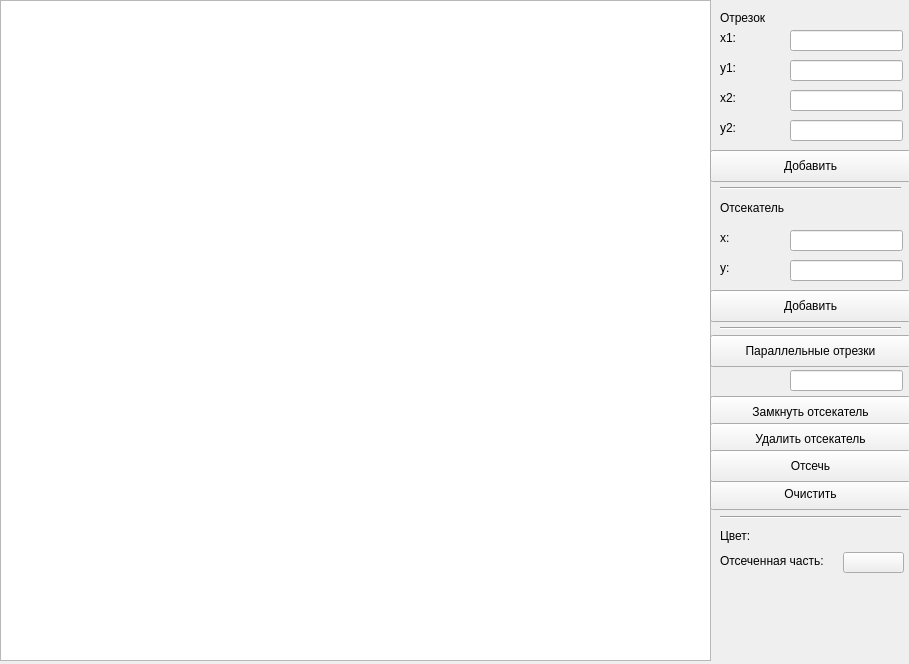
<?xml version="1.0" encoding="UTF-8"?>
<ui version="4.0">
 <class>MainWindow</class>
 <widget class="QMainWindow" name="MainWindow">
  <property name="geometry">
   <rect>
    <x>0</x>
    <y>0</y>
    <width>909</width>
    <height>664</height>
   </rect>
  </property>
  <property name="windowTitle">
   <string>Лабораторная работа №8 - Ильясов</string>
  </property>
  <widget class="QWidget" name="centralwidget">
   <widget class="QGraphicsView" name="canvas">
    <property name="geometry">
     <rect>
      <x>0</x>
      <y>0</y>
      <width>711</width>
      <height>661</height>
     </rect>
    </property>
   </widget>
   <widget class="QLabel" name="label">
    <property name="geometry">
     <rect>
      <x>720</x>
      <y>10</y>
      <width>60</width>
      <height>16</height>
     </rect>
    </property>
    <property name="text">
     <string>Отрезок</string>
    </property>
   </widget>
   <widget class="QLabel" name="label_2">
    <property name="geometry">
     <rect>
      <x>720</x>
      <y>200</y>
      <width>81</width>
      <height>16</height>
     </rect>
    </property>
    <property name="text">
     <string>Отсекатель</string>
    </property>
   </widget>
   <widget class="QLineEdit" name="x1_line">
    <property name="geometry">
     <rect>
      <x>790</x>
      <y>30</y>
      <width>113</width>
      <height>21</height>
     </rect>
    </property>
   </widget>
   <widget class="QLineEdit" name="y1_line">
    <property name="geometry">
     <rect>
      <x>790</x>
      <y>60</y>
      <width>113</width>
      <height>21</height>
     </rect>
    </property>
   </widget>
   <widget class="QLineEdit" name="x2_line">
    <property name="geometry">
     <rect>
      <x>790</x>
      <y>90</y>
      <width>113</width>
      <height>21</height>
     </rect>
    </property>
   </widget>
   <widget class="QLineEdit" name="y2_line">
    <property name="geometry">
     <rect>
      <x>790</x>
      <y>120</y>
      <width>113</width>
      <height>21</height>
     </rect>
    </property>
   </widget>
   <widget class="QLineEdit" name="x_cut">
    <property name="geometry">
     <rect>
      <x>790</x>
      <y>230</y>
      <width>113</width>
      <height>21</height>
     </rect>
    </property>
   </widget>
   <widget class="QLineEdit" name="y_cut">
    <property name="geometry">
     <rect>
      <x>790</x>
      <y>260</y>
      <width>113</width>
      <height>21</height>
     </rect>
    </property>
   </widget>
   <widget class="QLabel" name="label_3">
    <property name="geometry">
     <rect>
      <x>720</x>
      <y>30</y>
      <width>60</width>
      <height>16</height>
     </rect>
    </property>
    <property name="text">
     <string>x1:</string>
    </property>
   </widget>
   <widget class="QLabel" name="label_4">
    <property name="geometry">
     <rect>
      <x>720</x>
      <y>60</y>
      <width>60</width>
      <height>16</height>
     </rect>
    </property>
    <property name="text">
     <string>y1:</string>
    </property>
   </widget>
   <widget class="QLabel" name="label_5">
    <property name="geometry">
     <rect>
      <x>720</x>
      <y>90</y>
      <width>60</width>
      <height>16</height>
     </rect>
    </property>
    <property name="text">
     <string>x2:</string>
    </property>
   </widget>
   <widget class="QLabel" name="label_6">
    <property name="geometry">
     <rect>
      <x>720</x>
      <y>120</y>
      <width>60</width>
      <height>16</height>
     </rect>
    </property>
    <property name="text">
     <string>y2:</string>
    </property>
   </widget>
   <widget class="QLabel" name="label_7">
    <property name="geometry">
     <rect>
      <x>720</x>
      <y>230</y>
      <width>60</width>
      <height>16</height>
     </rect>
    </property>
    <property name="text">
     <string>x:</string>
    </property>
   </widget>
   <widget class="QLabel" name="label_8">
    <property name="geometry">
     <rect>
      <x>720</x>
      <y>260</y>
      <width>60</width>
      <height>16</height>
     </rect>
    </property>
    <property name="text">
     <string>y:</string>
    </property>
   </widget>
   <widget class="QPushButton" name="add_line_bt">
    <property name="geometry">
     <rect>
      <x>710</x>
      <y>150</y>
      <width>201</width>
      <height>32</height>
     </rect>
    </property>
    <property name="text">
     <string>Добавить</string>
    </property>
   </widget>
   <widget class="QPushButton" name="add_cut_bt">
    <property name="geometry">
     <rect>
      <x>710</x>
      <y>290</y>
      <width>201</width>
      <height>32</height>
     </rect>
    </property>
    <property name="text">
     <string>Добавить</string>
    </property>
   </widget>
   <widget class="Line" name="line">
    <property name="geometry">
     <rect>
      <x>720</x>
      <y>180</y>
      <width>181</width>
      <height>16</height>
     </rect>
    </property>
    <property name="orientation">
     <enum>Qt::Horizontal</enum>
    </property>
   </widget>
   <widget class="Line" name="line_2">
    <property name="geometry">
     <rect>
      <x>720</x>
      <y>320</y>
      <width>181</width>
      <height>16</height>
     </rect>
    </property>
    <property name="orientation">
     <enum>Qt::Horizontal</enum>
    </property>
   </widget>
   <widget class="QPushButton" name="paral_bt">
    <property name="geometry">
     <rect>
      <x>710</x>
      <y>335</y>
      <width>201</width>
      <height>32</height>
     </rect>
    </property>
    <property name="text">
     <string>Параллельные отрезки</string>
    </property>
   </widget>
   <widget class="QPushButton" name="close_bt">
    <property name="geometry">
     <rect>
      <x>710</x>
      <y>396</y>
      <width>201</width>
      <height>32</height>
     </rect>
    </property>
    <property name="text">
     <string>Замкнуть отсекатель</string>
    </property>
   </widget>
   <widget class="QPushButton" name="del_cut_bt">
    <property name="geometry">
     <rect>
      <x>710</x>
      <y>423</y>
      <width>201</width>
      <height>32</height>
     </rect>
    </property>
    <property name="text">
     <string>Удалить отсекатель</string>
    </property>
   </widget>
   <widget class="QPushButton" name="clear_bt">
    <property name="geometry">
     <rect>
      <x>710</x>
      <y>478</y>
      <width>201</width>
      <height>32</height>
     </rect>
    </property>
    <property name="text">
     <string>Очистить</string>
    </property>
   </widget>
   <widget class="QPushButton" name="color_cut_line_bt">
    <property name="geometry">
     <rect>
      <x>843</x>
      <y>552</y>
      <width>61</width>
      <height>21</height>
     </rect>
    </property>
    <property name="text">
     <string/>
    </property>
   </widget>
   <widget class="QLabel" name="label_11">
    <property name="geometry">
     <rect>
      <x>720</x>
      <y>553</y>
      <width>121</width>
      <height>16</height>
     </rect>
    </property>
    <property name="text">
     <string>Отсеченная часть:</string>
    </property>
   </widget>
   <widget class="QLabel" name="label_12">
    <property name="geometry">
     <rect>
      <x>720</x>
      <y>528</y>
      <width>60</width>
      <height>16</height>
     </rect>
    </property>
    <property name="text">
     <string>Цвет:</string>
    </property>
   </widget>
   <widget class="Line" name="line_3">
    <property name="geometry">
     <rect>
      <x>720</x>
      <y>509</y>
      <width>181</width>
      <height>16</height>
     </rect>
    </property>
    <property name="orientation">
     <enum>Qt::Horizontal</enum>
    </property>
   </widget>
   <widget class="QPushButton" name="cut_bt">
    <property name="geometry">
     <rect>
      <x>710</x>
      <y>450</y>
      <width>201</width>
      <height>32</height>
     </rect>
    </property>
    <property name="text">
     <string>Отсечь</string>
    </property>
   </widget>
   <widget class="QLineEdit" name="paral_num">
    <property name="geometry">
     <rect>
      <x>790</x>
      <y>370</y>
      <width>113</width>
      <height>21</height>
     </rect>
    </property>
   </widget>
  </widget>
 </widget>
 <resources/>
 <connections/>
</ui>
